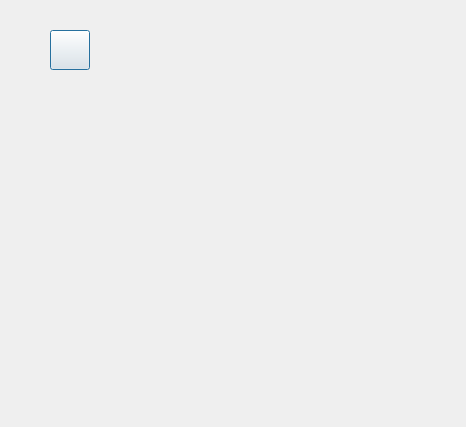
<?xml version="1.0" encoding="UTF-8"?>
<ui version="4.0">
 <class>Dialog</class>
 <widget class="QDialog" name="Dialog">
  <property name="geometry">
   <rect>
    <x>0</x>
    <y>0</y>
    <width>466</width>
    <height>427</height>
   </rect>
  </property>
  <property name="windowTitle">
   <string>Dialog</string>
  </property>
  <widget class="QPushButton" name="pb">
   <property name="geometry">
    <rect>
     <x>50</x>
     <y>30</y>
     <width>40</width>
     <height>40</height>
    </rect>
   </property>
   <property name="text">
    <string/>
   </property>
   <property name="icon">
    <iconset>
     <normaloff>0.png</normaloff>0.png</iconset>
   </property>
   <property name="iconSize">
    <size>
     <width>40</width>
     <height>40</height>
    </size>
   </property>
  </widget>
 </widget>
 <resources/>
 <connections/>
</ui>
